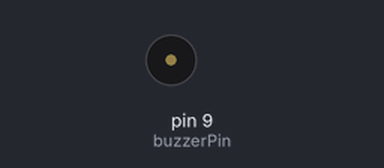
The sketch below on a simulated Arduino Uno, built with avr-gcc and run on an emulated ATmega328P. Shown: buzzer (waves = sounding). At 2.0 s the program stops and its outputs stay as they are.

Above: at 0.3 s.
At 2.1 s:
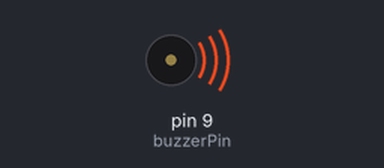
Timing chart, 0 to 3.5 s (numbered marks = the images above):
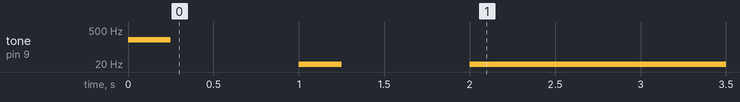

Measured:
- by itself, tone on pin 9 (buzzerPin): plays 200 Hz for 0.25 s, 11 Hz for 0.25 s, 11 Hz for 1.5 s

The sketch:

ch11_1.ino
```cpp
int buzzerPin = 9;

void setup() {
}

void loop() {
  for (int i = 200; i <= 300; i = 1 + 10) {
    tone(buzzerPin, i, 250);
    delay(1000);
  }
}
```
